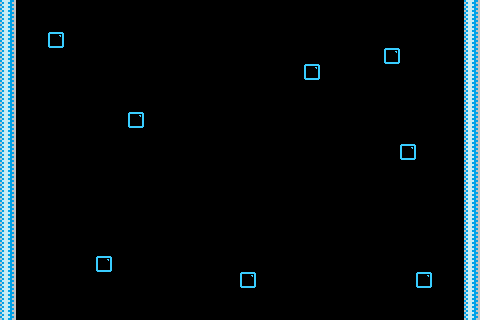

This is a level from a 2D game, rendered from its Tiled map with the project's own tilesets. A one-line summary and the map file follow, with tile-layer data summarised:
An orthogonal 30x20 tile map with 16x16 px tiles, 2 tile layers (bricks, solidbricks), 4 tilesets and 17 objects (6x PowerUpSpawnPoint, 3x StarInGameCurrency, 2x diagonalFlyerSpawnPoint, TimeBomb, SpawnPoint, ...).

<map version="1.0" orientation="orthogonal" width="30" height="20" tilewidth="16" tileheight="16">
 <tileset firstgid="1" name="TileSetTemplate" tilewidth="16" tileheight="16">
  <image source="TileSetTemplate.png" width="64" height="64" />
 </tileset>
 <tileset firstgid="17" name="TileSetTemplateSolid" tilewidth="16" tileheight="16">
  <image source="TileSetTemplateSolid.png" width="64" height="64" />
 </tileset>
 <tileset firstgid="33" name="Tile V (1)" tilewidth="16" tileheight="16">
  <image source="Tile V (1).png" width="16" height="16" />
 </tileset>
 <tileset firstgid="34" name="Tile 13 LightBlueGray" tilewidth="16" tileheight="16">
  <image source="Tile 13 LightBlueGray.png" width="16" height="16" />
 </tileset>
 <layer name="bricks" width="30" height="20">
  <data>[600 cells, 8 non-empty, 1 distinct tile ids]</data>
 </layer>
 <layer name="solidbricks" width="30" height="20">
  <data>[600 cells, 40 non-empty, 1 distinct tile ids]</data>
 </layer>
 <objectgroup name="Objects" width="30" height="20">
  <object name="PowerUpSpawnPoint" x="159" y="185">
   <properties>
    <property name="PowerUpSpawnPoint" value="0" />
   </properties>
  </object>
  <object name="PowerUpSpawnPoint" x="311" y="186">
   <properties>
    <property name="PowerUpSpawnPoint" value="2" />
   </properties>
  </object>
  <object name="PowerUpSpawnPoint" x="238" y="184">
   <properties>
    <property name="PowerUpSpawnPoint" value="1" />
   </properties>
  </object>
  <object name="PowerUpSpawnPoint" x="166" y="287">
   <properties>
    <property name="PowerUpSpawnPoint" value="3" />
   </properties>
  </object>
  <object name="PowerUpSpawnPoint" x="312" y="288">
   <properties>
    <property name="PowerUpSpawnPoint" value="4" />
   </properties>
  </object>
  <object name="PowerUpSpawnPoint" x="414" y="244">
   <properties>
    <property name="PowerUpSpawnPoint" value="5" />
   </properties>
  </object>
  <object x="441" y="107" height="1" />
  <object name="TimeBomb" x="249" y="262">
   <properties>
    <property name="TimeBomb" value="1" />
   </properties>
  </object>
  <object name="SpawnPoint" x="59" y="21">
   <properties>
    <property name="SpawnPoint" value="1" />
   </properties>
  </object>
  <object name="diagonalFlyerSpawnPoint" x="202" y="123">
   <properties>
    <property name="diagonalFlyerSpawnPoint" value="1" />
   </properties>
  </object>
  <object name="diagonalFlyerSpawnPoint" x="277" y="40">
   <properties>
    <property name="diagonalFlyerSpawnPoint" value="1" />
   </properties>
  </object>
  <object name="skeletonWhaleSpawnPoint" x="429" y="305">
   <properties>
    <property name="skeletonWhaleSpawnPoint" value="1" />
   </properties>
  </object>
  <object name="StarInGameCurrency" x="34" y="165">
   <properties>
    <property name="StarInGameCurrency" value="1" />
   </properties>
  </object>
  <object name="StarInGameCurrency" x="453" y="196">
   <properties>
    <property name="StarInGameCurrency" value="1" />
   </properties>
  </object>
  <object name="StarInGameCurrency" x="178" y="18">
   <properties>
    <property name="StarInGameCurrency" value="1" />
   </properties>
  </object>
  <object name="flyThroughWallsDiagonalFlyerSpawnPoint" x="213" y="249">
   <properties>
    <property name="flyThroughWallsDiagonalFlyerSpawnPoint" value="1" />
   </properties>
  </object>
  <object name="ExitDoor" x="393" y="18">
   <properties>
    <property name="ExitDoor" value="1" />
   </properties>
  </object>
 </objectgroup>
</map>
